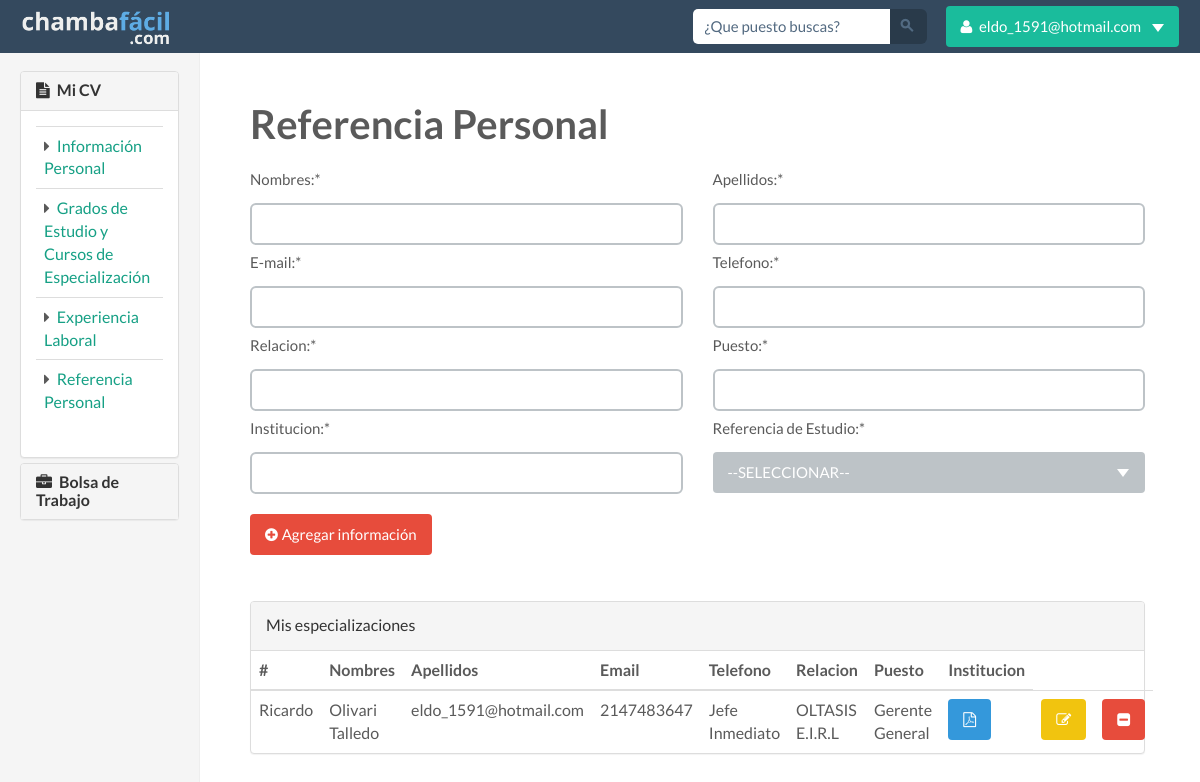
/postulante/referencia-personal.php (signed in), run on the app's committed database.
### tables this page shows
CREATE TABLE IF NOT EXISTS `referencia_personal` (
  `id_ref` int(11) NOT NULL AUTO_INCREMENT,
  `refe_per` varchar(45) NOT NULL,
  `nom_cont` varchar(45) NOT NULL,
  `ape_cont` varchar(45) NOT NULL,
  `email` varchar(45) NOT NULL,
  `telf_cont` int(11) NOT NULL,
  `relacion` varchar(40) NOT NULL,
  `puesto_cont` varchar(45) NOT NULL,
  `nom_inst` varchar(45) NOT NULL,
  `tipo_refe` varchar(45) NOT NULL,
  `id_tipeoc` int(11) NOT NULL,
  `id_usr` int(11) NOT NULL,
  PRIMARY KEY (`id_ref`)
);

### postulante/referencia-personal.php (the view, shortened to what this page needs)
<?php
require("../config.php");
require('inc/header.php');
$idusuario = $_SESSION['id_usr'];
$sql = "SELECT id_ref, refe_per, nom_cont, ape_cont, email, telf_cont, relacion, puesto_cont, nom_inst, tipo_refe, id_tipeoc, id_usr FROM referencia_personal WHERE id_usr=$idusuario";
$result_2 = $db->query($sql);
$row = $result_2->fetchAll();
?>
<form method="post" action="ajax_php/ajax_referencia-personal.php">
    <h3>Referencia Personal</h3>
    <div class="row">
        <div class="col-lg-6">
            <label class="title">Nombres:<span class="required">*</span></label>
            <input type="text" placeholder="" name="nombre" class="form-control" />
        </div>
        <div class="col-lg-6">
            <label class="title">Apellidos:<span class="required">*</span></label>
            <input type="text" placeholder="" name="apellido" class="form-control" />
        </div>
    </div>
    <div class="row">
        <div class="col-lg-6">
            <label class="title">E-mail:<span class="required">*</span></label>
            <input type="text" placeholder="" name="email" class="form-control" />
        </div>
        <div class="col-lg-6">
            <label class="title">Telefono:<span class="required">*</span></label>
            <input type="text" placeholder="" name="telefono" class="form-control" />
        </div>
    </div>
    <div class="row">
        <div class="col-lg-6">
            <label class="title">Relacion:<span class="required">*</span></label>
            <input type="text" placeholder="" name="relacion" class="form-control" />
        </div>
        <div class="col-lg-6">
            <label class="title">Puesto:<span class="required">*</span></label>
            <input type="text" placeholder="" class="form-control" name="puesto"/>
        </div>
    </div>
    <div class="row">
        <div class="col-lg-6">
            <div class="form-group">
                <label class="title">Institucion:<span class="required" name="institucion">*</span></label>
                <input type="text" placeholder="" class="form-control" name="institucion"/>
            </div>
        </div>
        <div class="col-lg-6">
            <label class="title">Referencia de Estudio:<span class="required">*</span></label>
            <div class="form-group">
            </div>
        </div>
    </div>
    <button  type="submit" id='save_datos' name='save_datos' class="btn btn-danger"><i class="fa fa-plus-circle">&nbsp;</i>Agregar información</button>&nbsp;&nbsp;
</form>
<p>&nbsp;</p>
<div class="panel panel-default">
    <div class="panel-heading">Mis especializaciones </div>
    <table class="table">
        <thead>
            <tr>
                <th>#</th>
                <th>Nombres</th>
                <th>Apellidos</th>
                <th>Email</th>
                <th>Telefono</th>
                <th>Relacion</th>
                <th>Puesto</th>
                <th>Institucion</th>
            </tr>
        </thead>
        <tbody>
            <?php
            foreach ($row as $row_table) {
          echo '<tr><td>' . $row_table['nom_cont'] . '</td>
            <td>' . $row_table['ape_cont'] . '</td>
            <td>' . $row_table['email'] . '</td>
            <td>' . $row_table['telf_cont'] . '</td>
            <td>' . $row_table['relacion'] . '</td>
            <td>' . $row_table['nom_inst'] . '</td>
            <td>' . $row_table['puesto_cont'] . '</td>
            <td><button type="button" class="btn btn-info"><i class="fa fa-file-pdf-o"></i></button></td>
            <td><button type="button" class="btn btn-warning"><i class="fa fa-edit"></i></button></td>
            <td><button type="button" class="btn btn-danger"><i class="fa fa-minus-square"></i></button></td></tr>';
            }
            ?>
        </tbody>
    </table>
</div>
<?php
require('inc/footer.php');
?>

### assets/css/style.css (style rules this page uses)
body { color: #5a5a5a; padding-top:53px; font-size: 16px; }
p { margin: 0 0 15px; font-size: 18px; line-height: 1.72222; }

### data on the page
referencia_personal: nom_cont "Ricardo", ape_cont "Olivari Talledo", email "eldo_1591@hotmail.com", telf_cont "2147483647", relacion "Jefe Inmediato", nom_inst "OLTASIS E.I.R.L", puesto_cont "Gerente General"

### other printed values
$_SESSION['user']['Email_usr'] "eldo_1591@hotmail.com"
